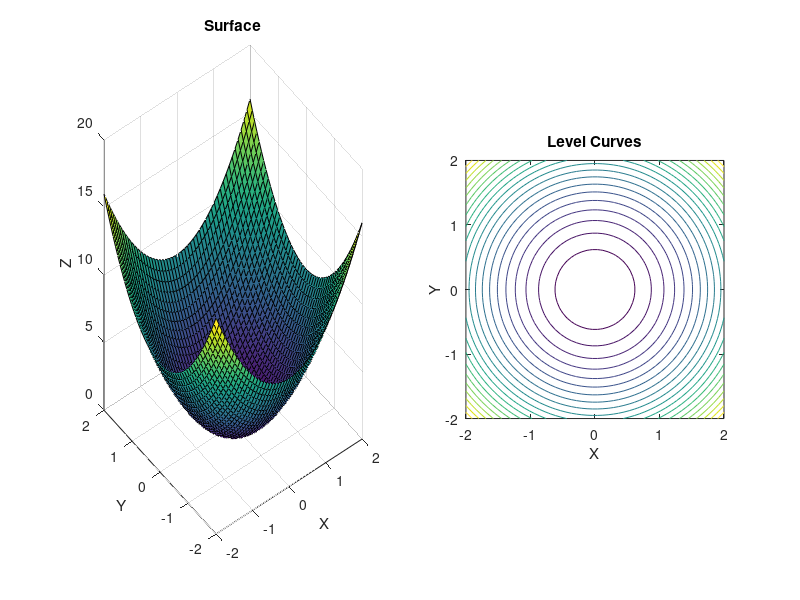

The MATLAB source for this figure: (Note: this script raises an error after producing the figure.)
% Task 9
%% (1) z = 2x^2 + 2y^2
x = linspace(-2, 2, 50);
y = linspace(-2, 2, 50);
[X, Y] = meshgrid(x, y);

Z1 = 2 * X.^2 + 2 * Y.^2;

figure;
% Plotting the surface
subplot(1, 2, 1);
surf(X, Y, Z1);
title('Surface');
xlabel('X'); 
ylabel('Y'); 
zlabel('Z');

% Plotting the contour
subplot(1, 2, 2);
contour(X, Y, Z1, 20);
title('Level Curves');
xlabel('X'); ylabel('Y');
axis equal;
sgtitle('(1) z = 2x^2 + 2y^2');
%% (2) z = sin(x) + cos(5y)
x = linspace(-pi, pi, 50);
y = linspace(-pi, pi, 50);
[X, Y] = meshgrid(x, y);

Z2 = sin(X) + cos(5 * Y);

figure;
% Plotting the surface
subplot(1, 2, 1);
surf(X, Y, Z2);
title('Surface');
xlabel('X'); 
ylabel('Y'); 
zlabel('Z');

% Plotting the contour
subplot(1, 2, 2);
contour(X, Y, Z2, 20);
title('Level Curves');
xlabel('X'); ylabel('Y');
axis equal;
sgtitle('(2) z = sin(x) + cos(5y)');
%% (3) z = 1 / (x^2 + y^2)
x = linspace(-2, 2, 50);
y = linspace(-2, 2, 50);
[X, Y] = meshgrid(x, y);

Z3 = 1 ./ (X.^2 + Y.^2);


figure;
% Plotting the surface
subplot(1, 2, 1);
surf(X, Y, Z3);
title('Surface');
xlabel('X'); 
ylabel('Y'); 
zlabel('Z');

% Plotting the contour
subplot(1, 2, 2);
contour(X, Y, Z3, 20);
title('Level Curves');
xlabel('X'); ylabel('Y');
axis equal;
sgtitle('(3) z = 1 / (x^2 + y^2)');
%% (4) z = sqrt(6 - x^2 - y^2)
x = linspace(-2, 2, 50);
y = linspace(-2, 2, 50);
[X, Y] = meshgrid(x, y);

Z4 = sqrt(6 - X.^2 - Y.^2);
Z4(imag(Z4) ~= 0) = NaN; % Removing complex values


figure;
% Plotting the surface
subplot(1, 2, 1);
surf(X, Y, Z4);
title('Surface');
xlabel('X'); 
ylabel('Y'); 
zlabel('Z');

% Plotting the contour
subplot(1, 2, 2);
contour(X, Y, Z4, 20);
title('Level Curves');
xlabel('X'); ylabel('Y');
axis equal;
sgtitle('(4) z = sqrt(6 - x^2 - y^2)');
